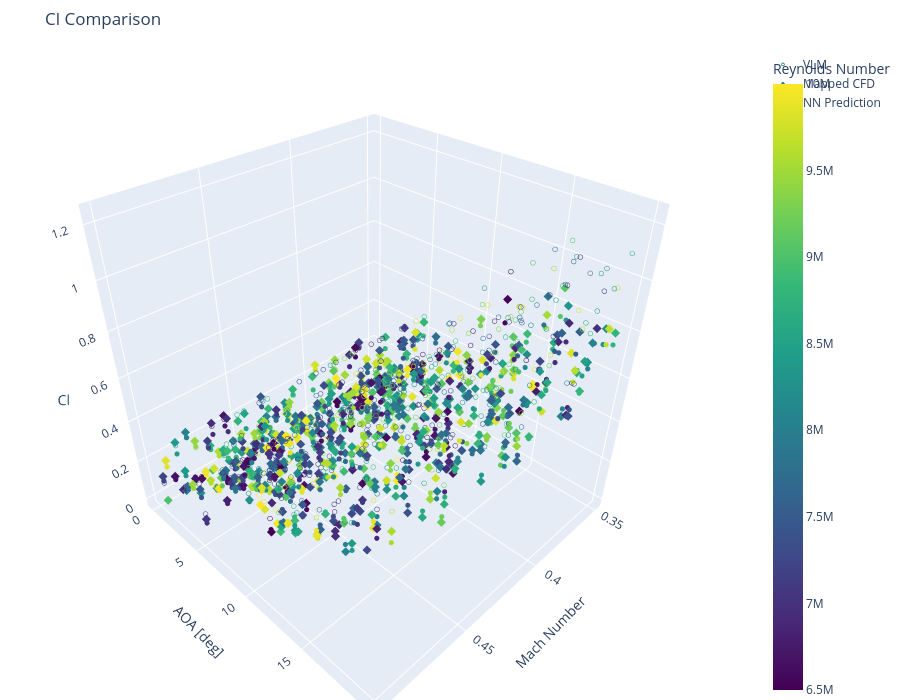
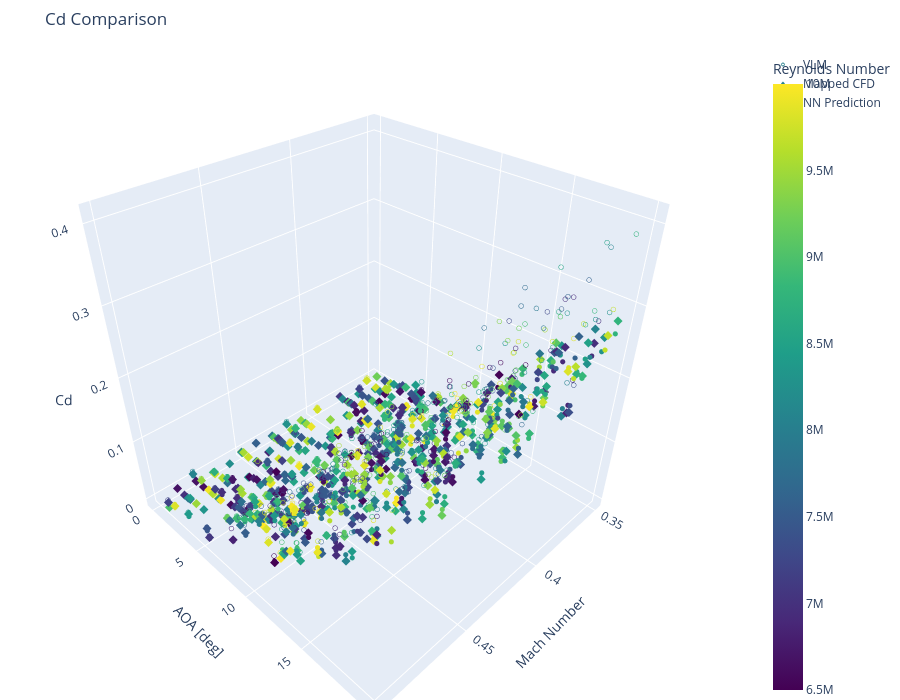
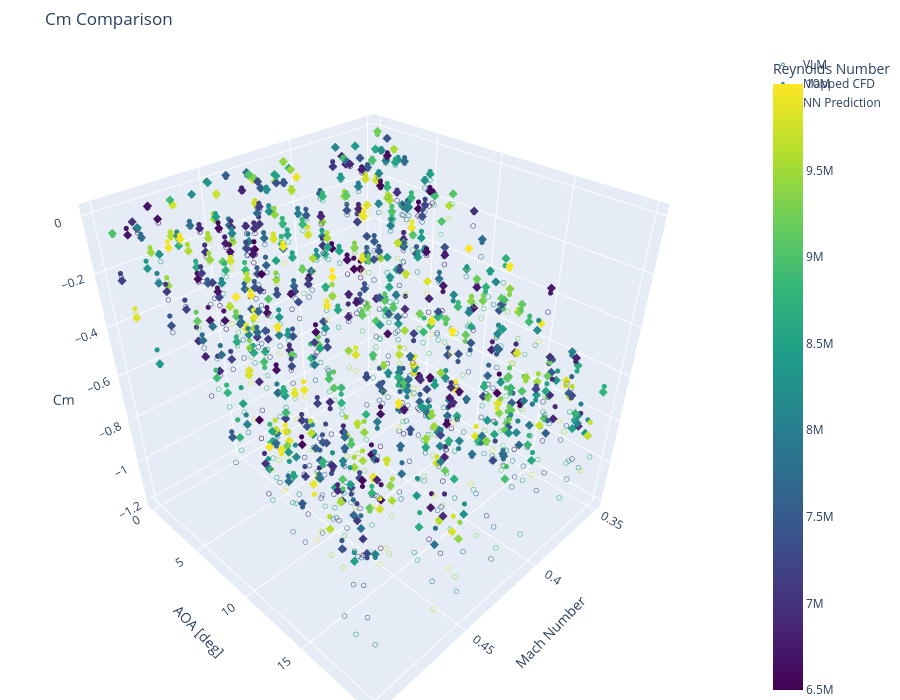

Write notebook code for charts like these, in order.
### Code cell
# sweep over all cases and use the predicted DCP to calculate Cl Cm and Cd

from mpl_toolkits.mplot3d import Axes3D
from scipy.interpolate import griddata
import SUAVE


# loop over all test cases to get the results
AOA = -8.79
Ma = 0.4
DCP = mf_results[0].vlm_data
SPC = 0.0

def integrate_fois(AOA, Ma, DCP, SPC, SWEEP, NACA4DIGITS):
    configs, analyses = full_setup(SWEEP, NACA4DIGITS)
    configs.finalize()
    analyses.finalize()
    vehicle = vehicle_setup(SWEEP, NACA4DIGITS)
    # base analysis
    results = point_analysis(vehicle, AOA, Ma, 
                             SWEEP, NACA4DIGITS,
                            if_plot=False, 
                            DCP_overwrite= DCP, 
                            SPC_enforce = SPC)
    
    CL = results.CL[0][0]
    CD = results.CDi[0][0]
    CM = results.CM[0][0]
    return CL, CD, CM
vlm_cl = []
vlm_cd = []
vlm_cm = []
cfd_cl = []
cfd_cd = []
cfd_cm = []
maped_cfd_cl = []
maped_cfd_cd = []
maped_cfd_cm = []
nn_cl = []
nn_cd = []
nn_cm = []
aoa = []
Mach = []
Re = []
all_sweep = []
all_naca = []

nn_total_set = nn_training_set + nn_test_set
total_set = train_set + test_set

for i in range(len(total_set)):
    AOA = total_set[i].alpha
    Ma = total_set[i].mach
    iRe = total_set[i].Re
    SWEEP = total_set[i].geom[0]
    NACA4DIGITS = total_set[i].geom[1]
    #print(f"Run {i+1}: AOA: {AOA}, Ma: {Ma}, Re: {iRe}, SWEEP: {SWEEP}, NACA4DIGITS: {NACA4DIGITS}")
    # put VLM results to store
    vlm_dcp = total_set[i].vlm_data
    icl, icd, icm = integrate_fois(AOA, Ma, vlm_dcp, SPC, SWEEP, NACA4DIGITS)
    # put VLM results to store
    vlm_cl.append(icl)
    vlm_cd.append(icd)
    vlm_cm.append(icm)

    # calculate mapped CFD results
    DCP = np.array(total_set[i].cfd_data).reshape(1,-1)
    SPC = -0
    cl, cd, cm = integrate_fois(AOA, Ma, DCP, SPC, SWEEP, NACA4DIGITS)
    maped_cfd_cl.append(cl)
    maped_cfd_cd.append(cd)
    maped_cfd_cm.append(cm)

    # calculate nn results
    data = nn_total_set[i].to(device)
    with torch.no_grad():
        output = model(data).cpu().numpy()
        SPC = -1
        pred_cl, pred_cd, pred_cm = integrate_fois(AOA, Ma, output.T, SPC, SWEEP, NACA4DIGITS)
        nn_cl.append(pred_cl)
        nn_cd.append(pred_cd)
        nn_cm.append(pred_cm)

    aoa.append(AOA)
    Mach.append(Ma)
    Re.append(iRe)

    # append the sweep and naca
    all_sweep.append(SWEEP)
    all_naca.append(NACA4DIGITS)
    






# Convert lists to numpy arrays for easier manipulation
aoa_np = np.array(aoa)
mach_np = np.array(Mach)
re_np = np.array(Re)
vlm_cl_np = np.array(vlm_cl)
maped_cfd_cl_np = np.array(maped_cfd_cl)
nn_cl_np = np.array(nn_cl)
vlm_cd_np = np.array(vlm_cd)
maped_cfd_cd_np = np.array(maped_cfd_cd)
nn_cd_np = np.array(nn_cd)
vlm_cm_np = np.array(vlm_cm)
maped_cfd_cm_np = np.array(maped_cfd_cm)
nn_cm_np = np.array(nn_cm)

# Create a grid for surface fitting
aoa_grid, mach_grid = np.meshgrid(np.linspace(-15, 25, 100),
                                  np.linspace(0.35, 0.75, 100))

# Function to fit and plot surfaces
def plot_with_surface(ax, mach_np, aoa_np, vlm_data_np, maped_cfd_data_np, nn_data_np, label_vlm, label_cfd, label_nn, zlabel):
    # VLM surface fitting using nearest neighbor method
    vlm_surface = griddata((mach_np, aoa_np), vlm_data_np, (mach_grid, aoa_grid), method='linear')
    # Mapped CFD surface fitting using nearest neighbor method
    maped_cfd_surface = griddata((mach_np, aoa_np), maped_cfd_data_np, (mach_grid, aoa_grid), method='linear')
    # NN surface fitting using nearest neighbor method
    nn_surface = griddata((mach_np, aoa_np), nn_data_np, (mach_grid, aoa_grid), method='nearest')

    # Scatter plot
    ax.scatter(mach_np, aoa_np, vlm_data_np, label=label_vlm, c='b')
    ax.scatter(mach_np, aoa_np, maped_cfd_data_np, label=label_cfd, c='r')
    ax.scatter(mach_np, aoa_np, nn_data_np, label=label_nn, c='g')

    # Plot surfaces
    ax.plot_surface(mach_grid, aoa_grid, vlm_surface, color='blue', alpha=0.3)
    ax.plot_surface(mach_grid, aoa_grid, maped_cfd_surface, color='red', alpha=0.3)
    ax.plot_surface(mach_grid, aoa_grid, nn_surface, color='green', alpha=0.3)

    # Labels and title
    ax.set_xlabel('Mach Number')
    ax.set_ylabel('AOA [deg]')
    ax.set_zlabel(zlabel)
    ax.legend()



import plotly.graph_objs as go
import numpy as np

# Function to create interactive 3D plots with surfaces
def plot_with_surface_plotly(x, y, z_vlm, z_cfd, z_nn, re_np, title, zlabel):
    # Create the VLM scatter plot
    trace_vlm = go.Scatter3d(
        x=x,
        y=y,
        z=z_vlm,
        mode='markers',
        marker=dict(
            size=3,
            color=re_np,
            symbol='circle-open',
            colorscale='Viridis',  # You can choose any colorscale you like
            colorbar=dict(title='Reynolds Number'),
            showscale=True  # Show color scale for this trace
        ),
        name='VLM'
    )

    # Create the Mapped CFD scatter plot
    trace_cfd = go.Scatter3d(
        x=x,
        y=y,
        z=z_cfd,
        mode='markers',
        marker=dict(
            size=3,
            color=re_np,
            symbol='diamond',
            colorscale='Viridis',
            showscale=False  # Hide color scale to avoid duplication
        ),
        name='Mapped CFD'
    )

    # Create the NN scatter plot
    trace_nn = go.Scatter3d(
        x=x,
        y=y,
        z=z_nn,
        mode='markers',
        marker=dict(
            size=3,
            color=re_np,
            colorscale='Viridis',
            showscale=False  # Hide color scale to avoid duplication
        ),
        name='NN Prediction'
    )

    # Define the layout
    layout = go.Layout(
        title=title,
        scene=dict(
            xaxis=dict(title='Mach Number'),
            yaxis=dict(title='AOA [deg]'),
            zaxis=dict(title=zlabel) ),
        margin=dict(l=0, r=0, b=0, t=50),
        # Adjust the overall layout to make space for the colorbar
        height=700,
    )
    

    return [trace_vlm, trace_cfd, trace_nn], layout

# Generate the 3D plots
fig_cl = go.Figure(
    data=plot_with_surface_plotly(
        mach_np, aoa_np, vlm_cl_np, maped_cfd_cl_np, nn_cl_np, re_np, 'Cl Comparison', 'Cl'
    )[0],
    layout=plot_with_surface_plotly(
        mach_np, aoa_np, vlm_cl_np, maped_cfd_cl_np, nn_cl_np, re_np, 'Cl Comparison', 'Cl'
    )[1]
)

fig_cd = go.Figure(
    data=plot_with_surface_plotly(
        mach_np, aoa_np, vlm_cd_np, maped_cfd_cd_np, nn_cd_np, re_np, 'Cd Comparison', 'Cd'
    )[0],
    layout=plot_with_surface_plotly(
        mach_np, aoa_np, vlm_cd_np, maped_cfd_cd_np, nn_cd_np, re_np, 'Cd Comparison', 'Cd'
    )[1]
)

fig_cm = go.Figure(
    data=plot_with_surface_plotly(
        mach_np, aoa_np, vlm_cm_np, maped_cfd_cm_np, nn_cm_np, re_np, 'Cm Comparison', 'Cm'
    )[0],
    layout=plot_with_surface_plotly(
        mach_np, aoa_np, vlm_cm_np, maped_cfd_cm_np, nn_cm_np, re_np, 'Cm Comparison', 'Cm'
    )[1]
)

# Display the plots
fig_cl.show()
fig_cd.show()
fig_cm.show()

### Figure 1 — Plotly figure (JSON) as saved in the notebook; plotly's stock layout.template omitted (floating-point values rounded to 4 significant figures; data arrays with more than 128 entries replaced by an {"elided": "..."} marker saying what was removed)
{"data": [{"marker": {"color": {"elided": "600 int values"}, "colorbar": {"title": {"text": "Reynolds Number"}}, "colorscale": [[0, "#440154"], [0.1111, "#482878"], [0.2222, "#3e4989"], [0.3333, "#31688e"], [0.4444, "#26828e"], [0.5556, "#1f9e89"], [0.6667, "#35b779"], [0.7778, "#6ece58"], [0.8889, "#b5de2b"], [1, "#fde725"]], "showscale": true, "size": 3, "symbol": "circle-open"}, "mode": "markers", "name": "VLM", "type": "scatter3d", "x": {"elided": "600 float values"}, "y": {"elided": "600 float values"}, "z": {"elided": "600 float values"}}, {"marker": {"color": {"elided": "600 int values"}, "colorscale": [[0, "#440154"], [0.1111, "#482878"], [0.2222, "#3e4989"], [0.3333, "#31688e"], [0.4444, "#26828e"], [0.5556, "#1f9e89"], [0.6667, "#35b779"], [0.7778, "#6ece58"], [0.8889, "#b5de2b"], [1, "#fde725"]], "showscale": false, "size": 3, "symbol": "diamond"}, "mode": "markers", "name": "Mapped CFD", "type": "scatter3d", "x": {"elided": "600 float values"}, "y": {"elided": "600 float values"}, "z": {"elided": "600 float values"}}, {"marker": {"color": {"elided": "600 int values"}, "colorscale": [[0, "#440154"], [0.1111, "#482878"], [0.2222, "#3e4989"], [0.3333, "#31688e"], [0.4444, "#26828e"], [0.5556, "#1f9e89"], [0.6667, "#35b779"], [0.7778, "#6ece58"], [0.8889, "#b5de2b"], [1, "#fde725"]], "showscale": false, "size": 3}, "mode": "markers", "name": "NN Prediction", "type": "scatter3d", "x": {"elided": "600 float values"}, "y": {"elided": "600 float values"}, "z": {"elided": "600 float values"}}], "layout": {"height": 700, "margin": {"b": 0, "l": 0, "r": 0, "t": 50}, "scene": {"xaxis": {"title": {"text": "Mach Number"}}, "yaxis": {"title": {"text": "AOA [deg]"}}, "zaxis": {"title": {"text": "Cl"}}}, "title": {"text": "Cl Comparison"}}}

### Figure 2 — Plotly figure (JSON) as saved in the notebook; plotly's stock layout.template omitted (floating-point values rounded to 4 significant figures; data arrays with more than 128 entries replaced by an {"elided": "..."} marker saying what was removed)
{"data": [{"marker": {"color": {"elided": "600 int values"}, "colorbar": {"title": {"text": "Reynolds Number"}}, "colorscale": [[0, "#440154"], [0.1111, "#482878"], [0.2222, "#3e4989"], [0.3333, "#31688e"], [0.4444, "#26828e"], [0.5556, "#1f9e89"], [0.6667, "#35b779"], [0.7778, "#6ece58"], [0.8889, "#b5de2b"], [1, "#fde725"]], "showscale": true, "size": 3, "symbol": "circle-open"}, "mode": "markers", "name": "VLM", "type": "scatter3d", "x": {"elided": "600 float values"}, "y": {"elided": "600 float values"}, "z": {"elided": "600 float values"}}, {"marker": {"color": {"elided": "600 int values"}, "colorscale": [[0, "#440154"], [0.1111, "#482878"], [0.2222, "#3e4989"], [0.3333, "#31688e"], [0.4444, "#26828e"], [0.5556, "#1f9e89"], [0.6667, "#35b779"], [0.7778, "#6ece58"], [0.8889, "#b5de2b"], [1, "#fde725"]], "showscale": false, "size": 3, "symbol": "diamond"}, "mode": "markers", "name": "Mapped CFD", "type": "scatter3d", "x": {"elided": "600 float values"}, "y": {"elided": "600 float values"}, "z": {"elided": "600 float values"}}, {"marker": {"color": {"elided": "600 int values"}, "colorscale": [[0, "#440154"], [0.1111, "#482878"], [0.2222, "#3e4989"], [0.3333, "#31688e"], [0.4444, "#26828e"], [0.5556, "#1f9e89"], [0.6667, "#35b779"], [0.7778, "#6ece58"], [0.8889, "#b5de2b"], [1, "#fde725"]], "showscale": false, "size": 3}, "mode": "markers", "name": "NN Prediction", "type": "scatter3d", "x": {"elided": "600 float values"}, "y": {"elided": "600 float values"}, "z": {"elided": "600 float values"}}], "layout": {"height": 700, "margin": {"b": 0, "l": 0, "r": 0, "t": 50}, "scene": {"xaxis": {"title": {"text": "Mach Number"}}, "yaxis": {"title": {"text": "AOA [deg]"}}, "zaxis": {"title": {"text": "Cd"}}}, "title": {"text": "Cd Comparison"}}}

### Figure 3 — Plotly figure (JSON) as saved in the notebook; plotly's stock layout.template omitted (floating-point values rounded to 4 significant figures; data arrays with more than 128 entries replaced by an {"elided": "..."} marker saying what was removed)
{"data": [{"marker": {"color": {"elided": "600 int values"}, "colorbar": {"title": {"text": "Reynolds Number"}}, "colorscale": [[0, "#440154"], [0.1111, "#482878"], [0.2222, "#3e4989"], [0.3333, "#31688e"], [0.4444, "#26828e"], [0.5556, "#1f9e89"], [0.6667, "#35b779"], [0.7778, "#6ece58"], [0.8889, "#b5de2b"], [1, "#fde725"]], "showscale": true, "size": 3, "symbol": "circle-open"}, "mode": "markers", "name": "VLM", "type": "scatter3d", "x": {"elided": "600 float values"}, "y": {"elided": "600 float values"}, "z": {"elided": "600 float values"}}, {"marker": {"color": {"elided": "600 int values"}, "colorscale": [[0, "#440154"], [0.1111, "#482878"], [0.2222, "#3e4989"], [0.3333, "#31688e"], [0.4444, "#26828e"], [0.5556, "#1f9e89"], [0.6667, "#35b779"], [0.7778, "#6ece58"], [0.8889, "#b5de2b"], [1, "#fde725"]], "showscale": false, "size": 3, "symbol": "diamond"}, "mode": "markers", "name": "Mapped CFD", "type": "scatter3d", "x": {"elided": "600 float values"}, "y": {"elided": "600 float values"}, "z": {"elided": "600 float values"}}, {"marker": {"color": {"elided": "600 int values"}, "colorscale": [[0, "#440154"], [0.1111, "#482878"], [0.2222, "#3e4989"], [0.3333, "#31688e"], [0.4444, "#26828e"], [0.5556, "#1f9e89"], [0.6667, "#35b779"], [0.7778, "#6ece58"], [0.8889, "#b5de2b"], [1, "#fde725"]], "showscale": false, "size": 3}, "mode": "markers", "name": "NN Prediction", "type": "scatter3d", "x": {"elided": "600 float values"}, "y": {"elided": "600 float values"}, "z": {"elided": "600 float values"}}], "layout": {"height": 700, "margin": {"b": 0, "l": 0, "r": 0, "t": 50}, "scene": {"xaxis": {"title": {"text": "Mach Number"}}, "yaxis": {"title": {"text": "AOA [deg]"}}, "zaxis": {"title": {"text": "Cm"}}}, "title": {"text": "Cm Comparison"}}}
